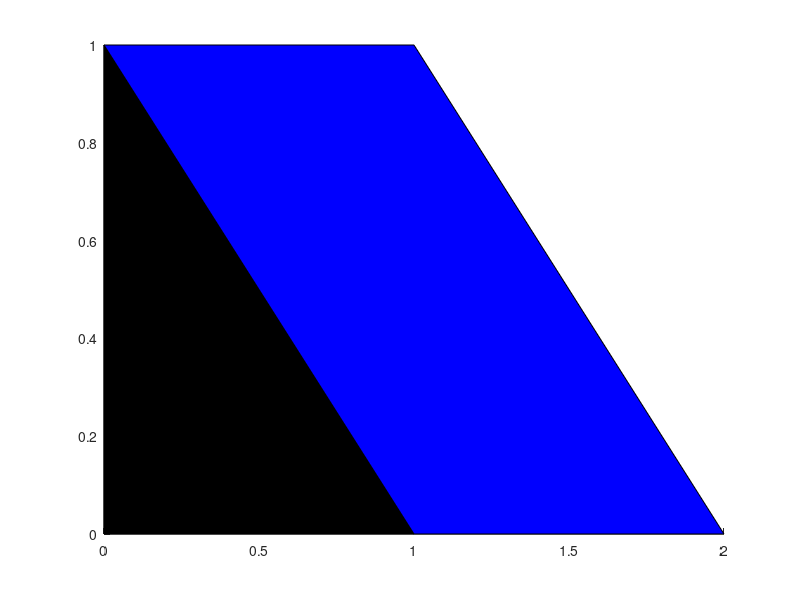

MATLAB code for this plot:
%-- test fill
clear
%{
theta = 0:0.1:2*pi;
one = ones(1,length(theta));

x1 = cos(theta);
y1 = sin(theta);

x2 = x1 + one*5;
y2 = y1 + one*5;

x  = [x1,x2];
y  = [y1,y2];

h = patch(x,y,'b');
%}

V=[0 0;0 1;1 0;1 1;2 0];
C={[1 2 3];[3 2 4 5]};
FV.vertices=V;
FV.faces=C{1};
patch(FV);
FV.faces=C{2};
patch(FV,'facecolor','blue');



